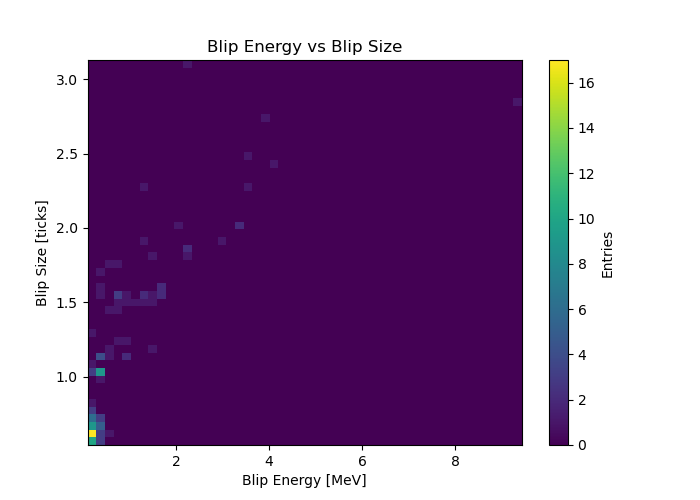

Write the Python code that produced this figure.
import uproot
import awkward as ak
import numpy as np
import matplotlib.pyplot as plt

file = uproot.open("/home/shana/000001_ana_hist_2025-06-03T_003735Z.root")
tree = file["pdblipana/anatree"]

# Read and flatten
blip_energy = ak.flatten(tree["blip_energy"].array())
blip_size   = ak.flatten(tree["blip_size"].array())

# Convert to NumPy
blip_energy = ak.to_numpy(blip_energy)
blip_size   = ak.to_numpy(blip_size)

# 2D correlation plot
plt.figure(figsize=(7,5))
plt.hist2d(blip_energy, blip_size, bins=50)
plt.xlabel("Blip Energy [MeV]")
plt.ylabel("Blip Size [ticks]")
plt.title("Blip Energy vs Blip Size")
plt.colorbar(label="Entries")
plt.show()
